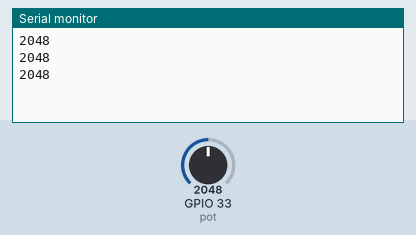
This sketch was run on a simulated ESP32. Parts: the last lines printed to the serial monitor. Inputs (shaded band) come from the test bench; at power-on: GPIO 33 (pot) = 2048.

Above: at 1.3 s.
1.4 s: GPIO 33 (pot) set to 2866
At 1.9 s:
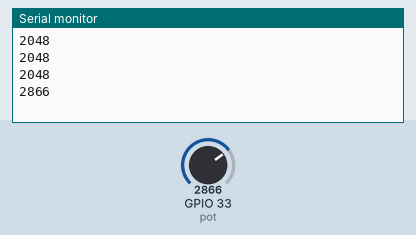
2.9 s: GPIO 33 (pot) set to 3603
At 3.3 s:
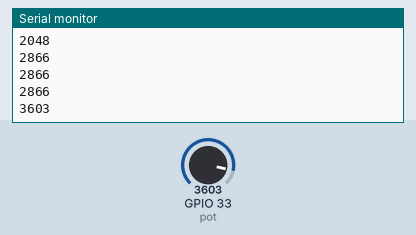
Timing chart, 0 to 5.9 s (numbered marks = the images above; inputs shaded):
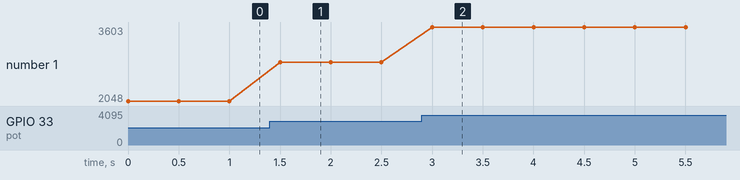

The sketch:

Potensiometer.ino
```cpp
int pot = 33;

void setup() {
  // put your setup code here, to run
  Serial.begin(9600);
}

void loop() {
  int potv = analogRead(pot);
  Serial.println(potv);
  delay(500);
}

//Ke arah VCC makin kecil
//Ke arah GND makin besar
```

Measured:
- after the input at 1.4 s, the serial monitor: prints a new line after 0.10 s (image 1)
- after the input at 2.9 s, the serial monitor: prints a new line after 0.10 s (image 2)
- plotted number 1: 2048 → 2866 after the input at 1.4 s, 2866 → 3603 after the input at 2.9 s
